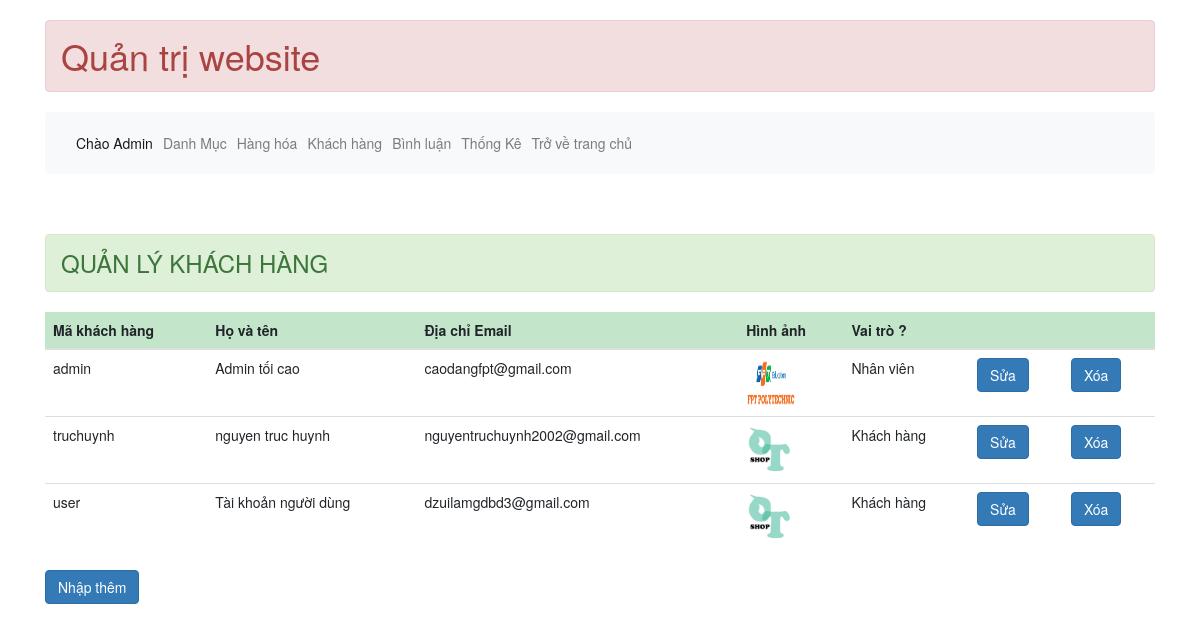
/admin/index.php?action=khach-hang&page=list (signed in), run on the app's committed database.
### tables this page shows
CREATE TABLE `khach_hang` (
  `ma_kh` varchar(20) NOT NULL,
  `mat_khau` varchar(50) NOT NULL,
  `ho_ten` varchar(50) NOT NULL,
  `kich_hoat` bit(1) NOT NULL,
  `hinh` varchar(50) NOT NULL,
  `email` varchar(50) NOT NULL,
  `vai_tro` bit(1) NOT NULL,
  PRIMARY KEY (`ma_kh`)
);

### dao/pdo.php (called while the page is built, shortened)
<?php
function pdo_get_connection(){
    $host_name = "localhost";
    $db_name = "otshop";
    $dburl = "mysql:host=$host_name;dbname=$db_name";
    $username = 'root';
    $password = '';
    $conn = new PDO($dburl, $username, $password);
    return $conn;
}
function pdo_query($sql){
    $sql_args = array_slice(func_get_args(), 1);
    try{
        $conn = pdo_get_connection();
        $stmt = $conn->prepare($sql);
        $stmt->execute($sql_args);
        $rows = $stmt->fetchAll();
        return $rows;
    }
    catch(PDORxeption $e){
        throw $e;
        return false;
    }
    finally{
        unset($conn);
    }
}
?>

### dao/khach-hang.php (called while the page is built, shortened)
<?php
    require_once 'pdo.php';
    function get_khach_hang(){
        $sql = "SELECT * FROM khach_hang";
        return pdo_query($sql);
    }
?>

### admin/khach-hang/list.php (the view, shortened to what this page needs)
<h3 class="alert alert-success">QUẢN LÝ KHÁCH HÀNG</h3>
<form action="#" method="post">
<table class="table">
        <thead>
            <tr class="table-success">
                <th>Mã khách hàng</th>
                <th>Họ và tên</th>
                <th>Địa chỉ Email</th>
                <th>Hình ảnh</th>
                <th>Vai trò ?</th>
                <th></th>
                <th></th>
            </tr>
        </thead>
        <tbody>
            <?php
                foreach($data['list_kh'] as $key){
                    if($key['vai_tro'] == '0'){
                        $key['vai_tro_1'] = "Khách hàng";
                    }
                    else{
                        $key['vai_tro_1'] = "Nhân viên";
                    }
                    echo'
                    <tr>
                        <td scope="row">'.$key['ma_kh'].'</td>
                        <td>'.$key['ho_ten'].'</td>
                        <td>'.$key['email'].'</td>
                        <td><img src="../content/images/user/'.$key['hinh'].'" style="width:50px;height:50px"></td>
                        <td>'.$key['vai_tro_1'].'</td>
                        <td><a href="./index.php?action=khach-hang&page=edit&ma_kh='.$key['ma_kh'].'" type="submit" class="btn btn-primary">Sửa</a></td>
                        <td><a href="./index.php?action=khach-hang&page=edit&btn-deleta&ma_kh='.$key['ma_kh'].'&ho_ten='.$key['ho_ten'].'" class="btn btn-primary">Xóa</button></td>
                    </tr>
                    ';
                }
            ?>
        </tbody>
    </table>
        <a href="index.php?action=khach-hang" class="btn btn-primary">Nhập thêm</a>
</form>

### data on the page
khach_hang: ma_kh "admin", ho_ten "Admin tối cao", email "caodangfpt@gmail.com", hinh (picture), vai_tro_1 "Nhân viên"
khach_hang: ma_kh "truchuynh", ho_ten "nguyen truc huynh", email "nguyentruchuynh2002@gmail.com", hinh (picture), vai_tro_1 "Khách hàng"
khach_hang: ma_kh "user", ho_ten "Tài khoản người dùng", email "dzuilamgdbd3@gmail.com", hinh (picture), vai_tro_1 "Khách hàng"
